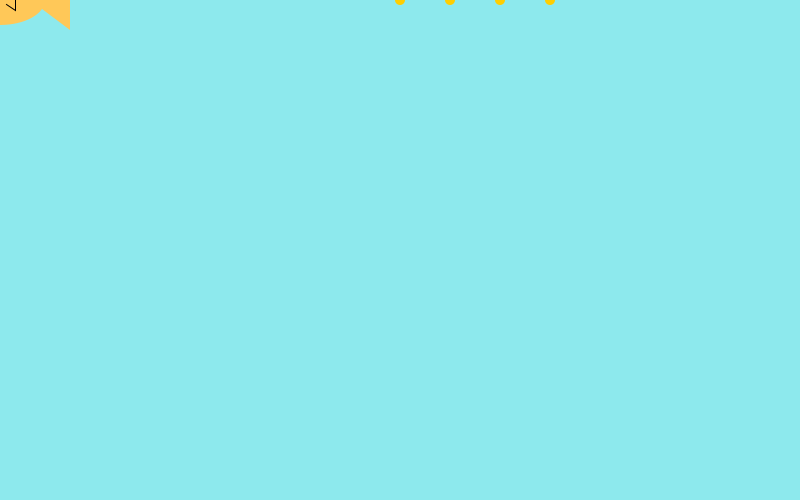
Frame 1 (no input)
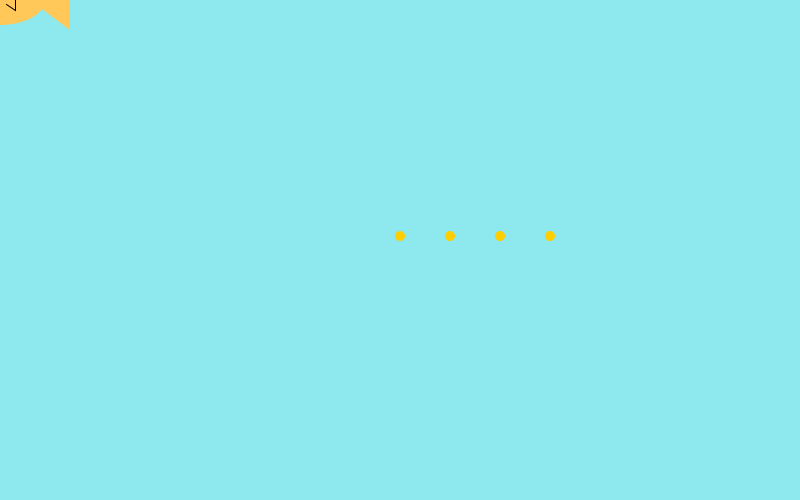
Frame 60 (the mouse pressed at the canvas centre just before this capture)
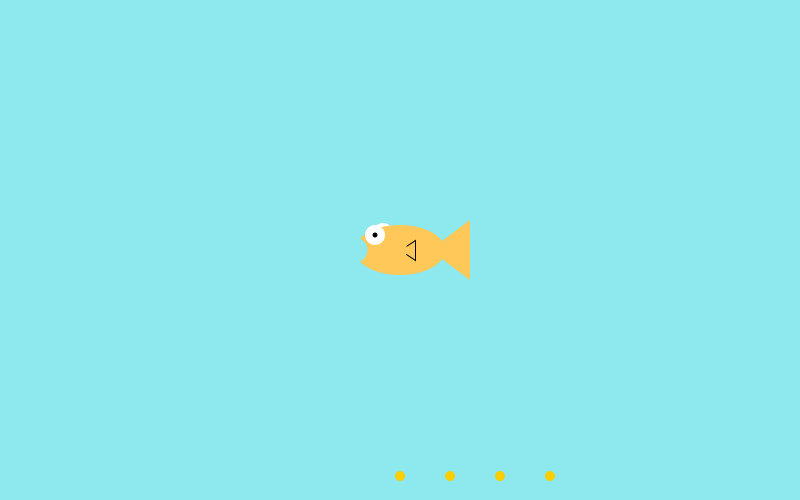
Frame 120 (the mouse held since frame 60 and released just before this capture)

The Processing sketch that drew these frames (run headless with seeded random() and noise(); from frame 60 on, the mouse is pressed at the canvas centre):

// Processing sketch: FishFeeder
// ── FishFeeder.pde
int Y=0;int X=400;
int randomNumber=400;
void setup(){size(800,500);
}
void draw(){
 
  noStroke();
drawFish(); 

fill(#ffce00);

  ellipse(randomNumber,Y,10,10);
  
  ellipse(randomNumber+50,Y,10,10);

  ellipse(randomNumber+100,Y,10,10);
 
  ellipse(randomNumber+150,Y,10,10);
  Y=Y+4;
  if(Y>height){
     randomNumber = (int) random(width-200);
    Y=0;}
}
 void drawFish(){

  background(141,233,237);

  noStroke();

  fill(255,255,255);

  ellipse(mouseX-17,mouseY-17,20,20); //back side eye

  fill(255,200,88);

  ellipse(mouseX,mouseY,90,50); //body

  triangle(mouseX+30,mouseY,mouseX+70,mouseY+30,mouseX+70,mouseY-30); //tail

  stroke(0);

  triangle(mouseX,mouseY,mouseX+15,mouseY+10,mouseX+15,mouseY-10); //side fin

  noStroke();

  fill(255,200,88);

  ellipse(mouseX,mouseY,15,15); //side fin cover

  noStroke();

  fill(255,255,255);

  ellipse(mouseX-25,mouseY-15,20,20); //front eye

  fill(0,0,0);

  ellipse(mouseX-25,mouseY-15,5,5); //pupil

  fill(141,233,237);

  ellipse(mouseX-45,mouseY,25,25); //mouth

}
